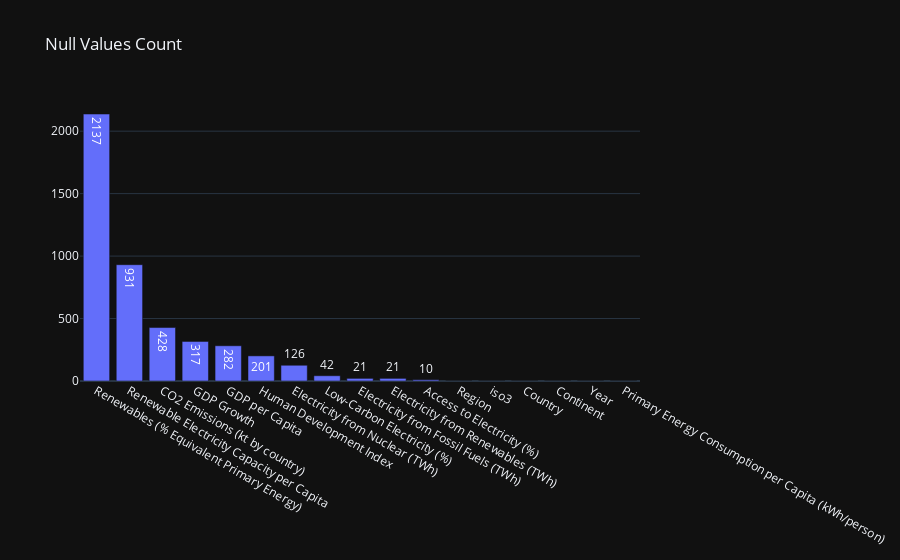

Notebook code for this chart:
### Code cell
serie_na = df_energy.isnull().sum().sort_values(ascending=False)
serie_na.rename('Null Values', inplace=True)

fig_null_data = go.Figure(go.Bar(
    x = serie_na.index,
    y = serie_na,
    text = serie_na,
    textposition = 'auto'
))

fig_null_data.update_layout(
    title = 'Null Values Count',
    xaxis_tickfont_size = 12,
    template = THEME,
)
fig_null_data.show()

### Figure 1 — Plotly figure (JSON) as saved in the notebook; plotly's stock layout.template omitted (floating-point values rounded to 4 significant figures)
{"data": [{"text": [2137.0, 931.0, 428.0, 317.0, 282.0, 201.0, 126.0, 42.0, 21.0, 21.0, 10.0, 0.0, 0.0, 0.0, 0.0, 0.0, 0.0], "textposition": "auto", "x": ["Renewables (% Equivalent Primary Energy)", "Renewable Electricity Capacity per Capita", "CO2 Emissions (kt by country)", "GDP Growth", "GDP per Capita", "Human Development Index", "Electricity from Nuclear (TWh)", "Low-Carbon Electricity (%)", "Electricity from Fossil Fuels (TWh)", "Electricity from Renewables (TWh)", "Access to Electricity (%)", "Region", "iso3", "Country", "Continent", "Year", "Primary Energy Consumption per Capita (kWh/person)"], "y": [2137, 931, 428, 317, 282, 201, 126, 42, 21, 21, 10, 0, 0, 0, 0, 0, 0], "type": "bar"}], "layout": {"xaxis": {"tickfont": {"size": 12}}, "title": {"text": "Null Values Count"}}}
